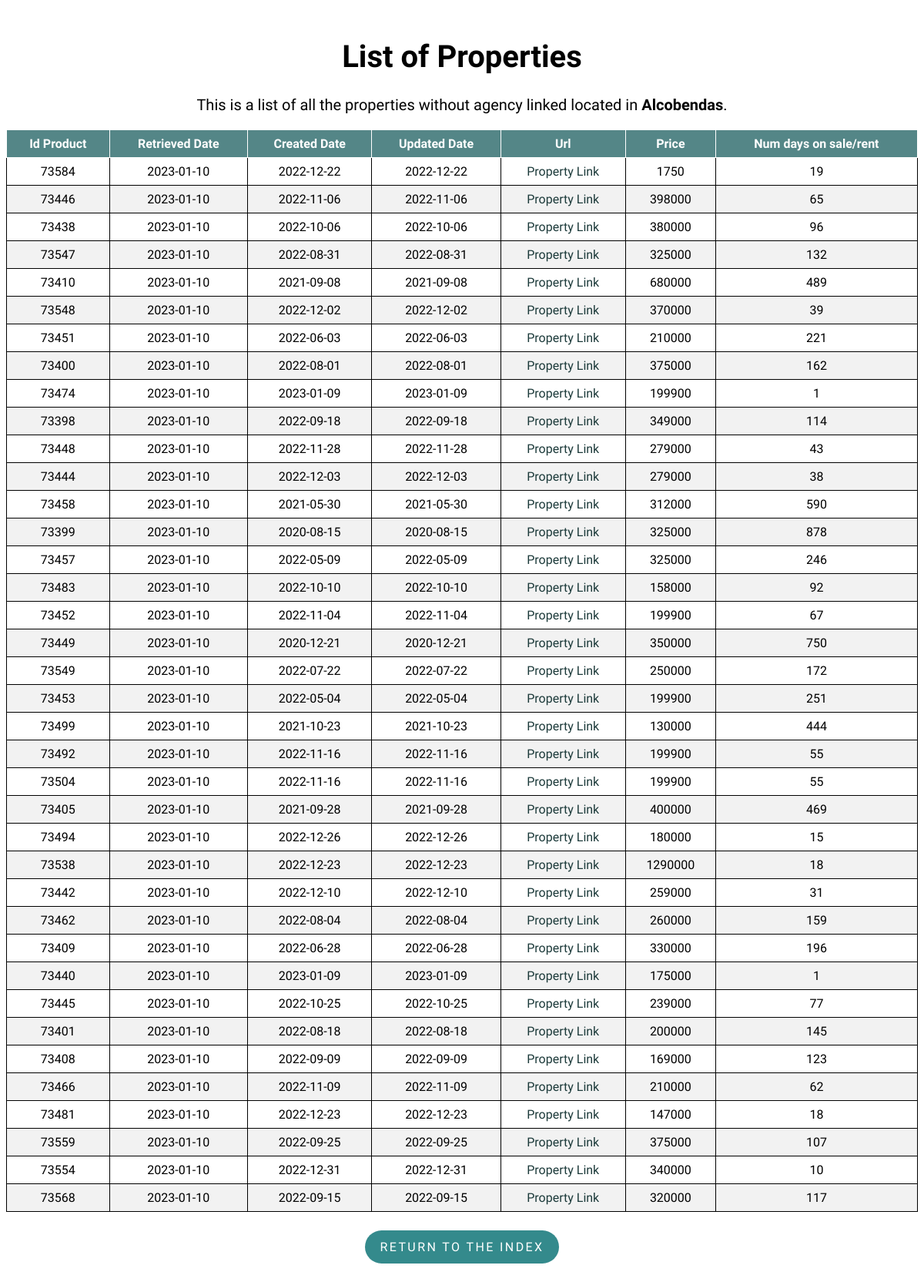
Page /property/Alcobendas on the committed database.
### flask-app/read_db.py (models this page shows)
class Property(db.Model):
    __tablename__ = 'properties'
    id_product = db.Column(db.Integer, primary_key=True)
    retrieved_date = db.Column(db.Date)
    created_date = db.Column(db.Date)
    url = db.Column(db.Text)
    mobile = db.Column(db.Integer)
    agency = db.Column(db.Text)
    real_estate_id = db.Column(db.Integer)
    price = db.Column(db.Integer)
    type_id = db.Column(db.Integer)
    trans_type_id = db.Column(db.Integer)
    location = db.Column(db.Text)
    num_days = db.Column(db.Integer)
    updated_date = db.Column(db.Date)

### flask-app/read_db.py (the view)
@app.route('/property/<location>', methods=['GET', 'POST'])
def property(location):
    properties = Property.query.filter_by(
        type_id=1, location=location).order_by(Property.url).distinct()
    return render_template('list.html', properties=properties, location=location)

### flask-app/templates/list.html (shortened to what this page needs)
<!DOCTYPE html>
<html lang="en">
<head>
    <link rel="stylesheet" type="text/css" href="{{ url_for('static', filename='styles/style.css') }}">
    <link rel="stylesheet" type="text/css" href="{{ url_for('static', filename='styles/tablesort.css') }}">
</head>
<body>
    <h1 class="list_header" style="font-size:40px;">List of Properties</h1>
    <p class="list_header" style="margin-top: 25px;font-size:20px;">This is a list of all the properties without agency linked located in
        <strong>{{ location }}</strong>.
    </p>
    <table class="table table-sortable">
        <thead>
            <tr>
                <th>Id Product</th>
                <th>Retrieved Date</th>
                <th>Created Date</th>
                <th>Updated Date</th>
                <th>Url</th>
                <th>Price</th>
                <th>Num days on sale/rent</th>
            </tr>
        </thead>
        <tbody>
            {% for property in properties %}
            <tr>
                <td>{{ property.id_product }}</td>
                <td>{{ property.retrieved_date }}</td>
                <td>{{ property.created_date }}</td>
                <td>{{ property.updated_date }}</td>
                <td>
                    <a class="property_link" href={{ property.url }}>Property Link</a>
                </td>
                <td><a>{{ property.price }}</a></td>
                <td>{{ property.num_days }}</td>
            </tr>
            {% endfor %}
        </tbody>
    </table>
    <div class = "btn_container">
        <p class="return_btn"><a class = "btn_link" href="{{ url_for('index') }}">Return to the index</a></p>
    </div>
</body>
</html>

### flask-app/static/styles/style.css (style rules this page uses)
body { font-family: 'Muli','Open Sans','Open Sans-fallback',sans-serif; }
table, th, td { border: 1px solid; }
table { width: 100%; border-collapse: collapse; }
th, td { text-align: center; padding: 8px; }
tr:nth-child(even) { background-color: #f2f2f2 }
th { background-color: rgb(84, 134, 135); color: white; }
.index_header, .list_header { margin-top: 50px; text-align: center; }
a.property_link { text-decoration: none; }
a.property_link:link, a.property_link:visited { color: rgb(28, 58, 58); }
.return_btn { display: inline-block; padding: .75rem 1.25rem; border-radius: 10rem; text-transform: uppercase; font-size: 1rem; letter-spacing: .15rem; transition: all .3s; position: relative; overflow: hidden; z-index: 1; background-color: rgb(52, 138, 140); }
.btn_link { text-decoration: none; color: #fff; }
.btn_container { margin-top: 8px; display: flex; justify-content: center; align-items: center; }

### flask-app/static/styles/tablesort.css (style rules this page uses)
.table-sortable th { cursor: pointer; }

### rows in the picture
Property: id_product "73584", retrieved_date "2023-01-10", created_date "2022-12-22", updated_date "2022-12-22", price "1750", num_days "19"
Property: id_product "73446", retrieved_date "2023-01-10", created_date "2022-11-06", updated_date "2022-11-06", price "398000", num_days "65"
Property: id_product "73438", retrieved_date "2023-01-10", created_date "2022-10-06", updated_date "2022-10-06", price "380000", num_days "96"
Property: id_product "73547", retrieved_date "2023-01-10", created_date "2022-08-31", updated_date "2022-08-31", price "325000", num_days "132"
Property: id_product "73410", retrieved_date "2023-01-10", created_date "2021-09-08", updated_date "2021-09-08", price "680000", num_days "489"
Property: id_product "73548", retrieved_date "2023-01-10", created_date "2022-12-02", updated_date "2022-12-02", price "370000", num_days "39"
Property: id_product "73451", retrieved_date "2023-01-10", created_date "2022-06-03", updated_date "2022-06-03", price "210000", num_days "221"
Property: id_product "73400", retrieved_date "2023-01-10", created_date "2022-08-01", updated_date "2022-08-01", price "375000", num_days "162"
Property: id_product "73474", retrieved_date "2023-01-10", created_date "2023-01-09", updated_date "2023-01-09", price "199900", num_days "1"
Property: id_product "73398", retrieved_date "2023-01-10", created_date "2022-09-18", updated_date "2022-09-18", price "349000", num_days "114"
Property: id_product "73448", retrieved_date "2023-01-10", created_date "2022-11-28", updated_date "2022-11-28", price "279000", num_days "43"
Property: id_product "73444", retrieved_date "2023-01-10", created_date "2022-12-03", updated_date "2022-12-03", price "279000", num_days "38"
Property: id_product "73458", retrieved_date "2023-01-10", created_date "2021-05-30", updated_date "2021-05-30", price "312000", num_days "590"
Property: id_product "73399", retrieved_date "2023-01-10", created_date "2020-08-15", updated_date "2020-08-15", price "325000", num_days "878"
Property: id_product "73457", retrieved_date "2023-01-10", created_date "2022-05-09", updated_date "2022-05-09", price "325000", num_days "246"
Property: id_product "73483", retrieved_date "2023-01-10", created_date "2022-10-10", updated_date "2022-10-10", price "158000", num_days "92"
Property: id_product "73452", retrieved_date "2023-01-10", created_date "2022-11-04", updated_date "2022-11-04", price "199900", num_days "67"
Property: id_product "73449", retrieved_date "2023-01-10", created_date "2020-12-21", updated_date "2020-12-21", price "350000", num_days "750"
Property: id_product "73549", retrieved_date "2023-01-10", created_date "2022-07-22", updated_date "2022-07-22", price "250000", num_days "172"
Property: id_product "73453", retrieved_date "2023-01-10", created_date "2022-05-04", updated_date "2022-05-04", price "199900", num_days "251"
Property: id_product "73499", retrieved_date "2023-01-10", created_date "2021-10-23", updated_date "2021-10-23", price "130000", num_days "444"
Property: id_product "73492", retrieved_date "2023-01-10", created_date "2022-11-16", updated_date "2022-11-16", price "199900", num_days "55"
Property: id_product "73504", retrieved_date "2023-01-10", created_date "2022-11-16", updated_date "2022-11-16", price "199900", num_days "55"
Property: id_product "73405", retrieved_date "2023-01-10", created_date "2021-09-28", updated_date "2021-09-28", price "400000", num_days "469"
Property: id_product "73494", retrieved_date "2023-01-10", created_date "2022-12-26", updated_date "2022-12-26", price "180000", num_days "15"
Property: id_product "73538", retrieved_date "2023-01-10", created_date "2022-12-23", updated_date "2022-12-23", price "1290000", num_days "18"
Property: id_product "73442", retrieved_date "2023-01-10", created_date "2022-12-10", updated_date "2022-12-10", price "259000", num_days "31"
Property: id_product "73462", retrieved_date "2023-01-10", created_date "2022-08-04", updated_date "2022-08-04", price "260000", num_days "159"
Property: id_product "73409", retrieved_date "2023-01-10", created_date "2022-06-28", updated_date "2022-06-28", price "330000", num_days "196"
Property: id_product "73440", retrieved_date "2023-01-10", created_date "2023-01-09", updated_date "2023-01-09", price "175000", num_days "1"
Property: id_product "73445", retrieved_date "2023-01-10", created_date "2022-10-25", updated_date "2022-10-25", price "239000", num_days "77"
Property: id_product "73401", retrieved_date "2023-01-10", created_date "2022-08-18", updated_date "2022-08-18", price "200000", num_days "145"
Property: id_product "73408", retrieved_date "2023-01-10", created_date "2022-09-09", updated_date "2022-09-09", price "169000", num_days "123"
Property: id_product "73466", retrieved_date "2023-01-10", created_date "2022-11-09", updated_date "2022-11-09", price "210000", num_days "62"
Property: id_product "73481", retrieved_date "2023-01-10", created_date "2022-12-23", updated_date "2022-12-23", price "147000", num_days "18"
Property: id_product "73559", retrieved_date "2023-01-10", created_date "2022-09-25", updated_date "2022-09-25", price "375000", num_days "107"
Property: id_product "73554", retrieved_date "2023-01-10", created_date "2022-12-31", updated_date "2022-12-31", price "340000", num_days "10"
Property: id_product "73568", retrieved_date "2023-01-10", created_date "2022-09-15", updated_date "2022-09-15", price "320000", num_days "117"

### other values in the picture
{{ location }} "Alcobendas"
